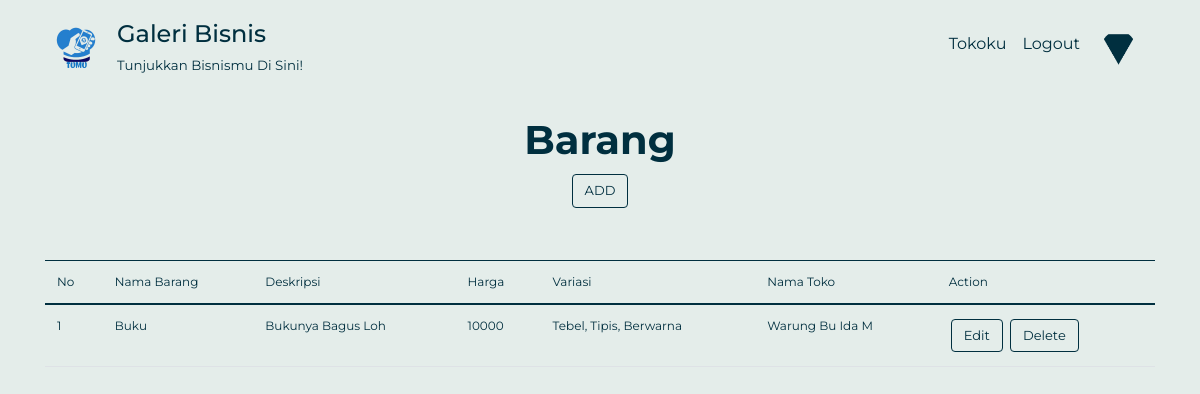
The page /dashboard.php?p=baranglist (signed in) on the database its author committed.
### tables this page shows
CREATE TABLE `barang` (
  `id_barang` int(11) NOT NULL,
  `nama_barang` varchar(50) NOT NULL,
  `deskripsi` varchar(100) NOT NULL,
  `harga` int(11) NOT NULL,
  `variasi` varchar(50) NOT NULL,
  `id_toko` int(11) NOT NULL
);

CREATE TABLE `toko` (
  `id_toko` int(11) NOT NULL,
  `nama_toko` varchar(15) NOT NULL,
  `logo` varchar(256) DEFAULT NULL,
  `id_lokasi` int(11) DEFAULT NULL,
  `tagline` varchar(100) DEFAULT NULL,
  `no_telp` varchar(13) NOT NULL,
  `instagram` varchar(256) NOT NULL,
  `id_kategori` int(11) NOT NULL,
  `id_user` int(11) NOT NULL,
  `url_toko` varchar(256) DEFAULT NULL,
  `status` int(1) NOT NULL DEFAULT 0
);

### connection.php (called while the page is built, shortened)
<?php
class Connection{
   private $host = "localhost";
   private $struser = "root";
   private $strpassword = "";
   private $dbname = "galeribisnis2";
	function connect(){
	    $conn = mysqli_connect($this->host,$this->struser, $this->strpassword);
	 	mysqli_select_db($conn, $this->dbname);
		$this->connection = $conn;
	}
}
?>

### class/class.Barang.php (called while the page is built, shortened)
<?php
include 'class.Toko.php';
	class Barang extends Connection
	{
		public function __get($atribute) {
			if (property_exists($this, $atribute)) {
				return $this->$atribute;
			}
		}
		function __construct(){
			$this->toko= new Toko();
		}
		public function SelectAllBarang(){
			$sql = "SELECT b.*, t.nama_toko
			FROM barang b INNER JOIN toko t ON b.id_toko = t.id_toko ORDER BY b.id_barang";
			$result = mysqli_query($this->connection, $sql);
			$arrResult = Array();
			$cnt = 0;
			if (mysqli_num_rows($result) > 0) {
				while ($data = mysqli_fetch_array($result)) {
					$objBarang = new Barang();
					$objBarang->id_barang = $data['id_barang'];
					$objBarang->nama_barang = $data['nama_barang'];
					$objBarang->deskripsi= $data['deskripsi'];
					$objBarang->harga = $data['harga'];
					$objBarang->variasi = $data['variasi'];
					$objBarang->toko->id_toko = $data['id_toko'];
					$objBarang->toko->nama_toko = $data['nama_toko'];
					$arrResult[$cnt] = $objBarang;
					$cnt++;
				}
			}
			return $arrResult;
		}
	}
 ?>

### class/class.Toko.php (called while the page is built, shortened)
<?php
class Toko extends Connection{
    public function __get($atribute)
    {
        if (property_exists($this, $atribute)) {
            return $this->$atribute;
        }
    }
    public function __set($atribute, $value)
    {
        if (property_exists($this, $atribute)) {
            return $this->$atribute = $value;
        }
    }
}
?>

### pages/baranglist.php (the view)
<div class="container baranglist">
    <div class="text-center">
        <h1 class="judul"><strong>Barang</strong></h1>
        <a class="btn add" #id="addButton" href="dashboard.php?p=barang">ADD</a>
    </div>
    <table class="table">
        <thead>
            <tr>
			<th>no</th>
			<th>nama barang</th>
			<th>deskripsi</th>
			<th>harga</th>
			<th>variasi</th>
            <th>nama toko</th>
            <th>action</th>
            </tr>
        </thead>
        <?php
        require_once('./class/class.Barang.php');
        $objBarang = new Barang();
        $arrayResult = $objBarang->SelectAllBarang();
        if (count($arrayResult) == 0) {
            echo '<tr><td colspan="5">Tidak ada data!</td></tr>';
        } else {
            $no = 1;
            foreach ($arrayResult as $dataBarang) {
                echo '<tr>';
				echo "<td>" . $no . "</td>";
				echo "<td>" . $dataBarang->nama_barang . "</td>";
				echo "<td>" . $dataBarang->deskripsi . "</td>";
				echo "<td>" . $dataBarang->harga . "</td>";
				echo "<td>" . $dataBarang->variasi . "</td>";
                echo "<td>" . $dataBarang->toko->nama_toko . "</td>";
                echo '<td>
                <a class="btn"href="?p=barang&id_barang='.$dataBarang->id_barang.'"> Edit </a>
                <a class="btn"href="?p=delete-barang&id_barang='.$dataBarang->id_barang.'"
                onclick="return confirm(\'Apakah anda yakin ingin menghapus?\')"> Delete </a></td>';
                echo '</tr>';
                $no++;
            }
        }
        ?>
    </table>
</div>

### StyleIndex.css (style rules this page uses)
.all { background-color: #e4edea; font-family: montserrat, sans-serif; text-transform: capitalize; color: #002f3f; }
.all table { font-size: 12px; }
.table td { color:#002f3f; }
.table tr { color:#002f3f; }
.baranglist .judul { color: #002f3f; margin-top: 40px; }
.baranglist .add { margin-top: 10px; }
.baranglist .table { margin-top: 50px; }
.baranglist .table th { color:#002f3f; font-weight: 400; border-color: #002f3f; }
.baranglist td { color:#002f3f; }
.baranglist tr { color:#002f3f; }
.baranglist .btn { background-color: #e4edea; color:#002f3f; font-weight: 400; font-size: 13px; border-color: #002f3f; margin: 2px; }

### rows shown on the page
barang: nama_barang "Buku", deskripsi "Bukunya Bagus Loh", harga "10000", variasi "Tebel, Tipis, Berwarna", id_toko.nama_toko "Warung Bu Ida M"
